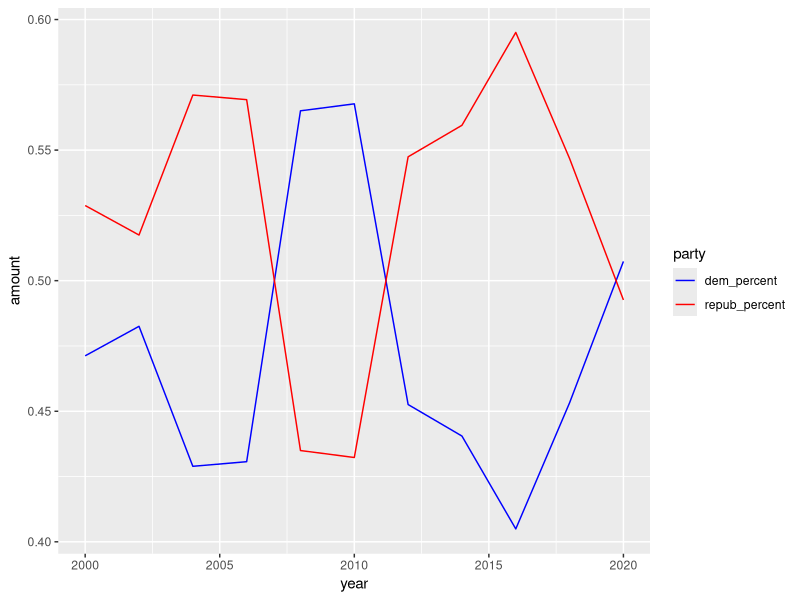
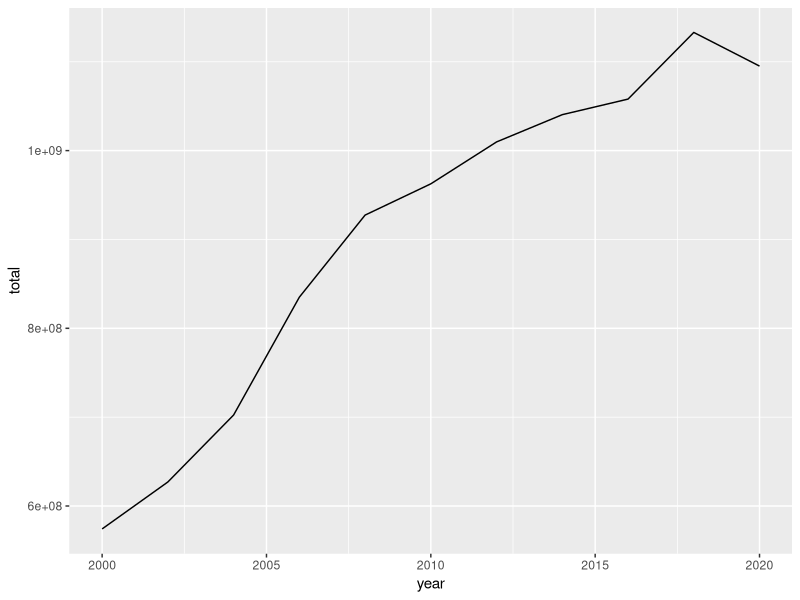

Write R code to recreate these figures, in order.
## ---- chunk 1
library(tidyverse)
knitr::opts_chunk$set(echo = TRUE)
## ---- chunk 2
industry_data = read_csv("data/industry_donation_data/clean_data.csv")

clean_data = industry_data %>% 
  group_by(year) %>% 
  summarize(total = sum(dem) + sum(repub),
            dem = sum(dem),
            repub = sum(repub),
            .groups = "drop") %>%
  mutate(dem_percent = dem / total,
         repub_percent = repub / total) %>% 
  pivot_longer(
    cols = c(dem_percent, repub_percent),
    names_to = "party",
    values_to = "amount"
  )
## ---- chunk 3
ggplot(clean_data, aes(x = year, y = amount, color = party)) + 
  geom_line() + 
  scale_color_manual(
    values = c("blue", "red")
  )
## ---- chunk 4
ggplot(clean_data, aes(x = year, y = total)) + 
  geom_line() 
